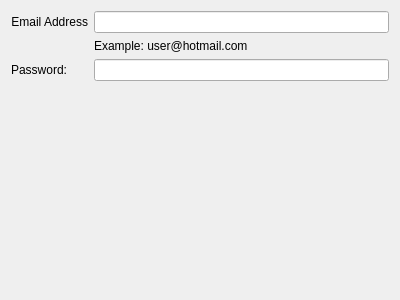
<?xml version="1.0" encoding="UTF-8"?>
<ui version="4.0">
 <class>MandatoryParametersWidget</class>
 <widget class="QWidget" name="MandatoryParametersWidget">
  <property name="geometry">
   <rect>
    <x>0</x>
    <y>0</y>
    <width>400</width>
    <height>300</height>
   </rect>
  </property>
  <layout class="QFormLayout" name="formLayout">
   <property name="fieldGrowthPolicy">
    <enum>QFormLayout::ExpandingFieldsGrow</enum>
   </property>
   <item row="0" column="0">
    <widget class="QLabel" name="accountLabel">
     <property name="text">
      <string>Email Address</string>
     </property>
     <property name="alignment">
      <set>Qt::AlignRight|Qt::AlignTrailing|Qt::AlignVCenter</set>
     </property>
    </widget>
   </item>
   <item row="0" column="1">
    <widget class="KLineEdit" name="accountLineEdit">
     <property name="showClearButton" stdset="0">
      <bool>false</bool>
     </property>
    </widget>
   </item>
   <item row="2" column="0">
    <widget class="QLabel" name="passwordLabel">
     <property name="text">
      <string>Password:</string>
     </property>
     <property name="alignment">
      <set>Qt::AlignRight|Qt::AlignTrailing|Qt::AlignVCenter</set>
     </property>
    </widget>
   </item>
   <item row="2" column="1">
    <widget class="KLineEdit" name="passwordLineEdit">
     <property name="echoMode">
      <enum>QLineEdit::Password</enum>
     </property>
     <property name="showClearButton" stdset="0">
      <bool>true</bool>
     </property>
     <property name="passwordMode">
      <bool>true</bool>
     </property>
    </widget>
   </item>
   <item row="1" column="1">
    <widget class="QLabel" name="label">
     <property name="text">
      <string>Example: user@hotmail.com</string>
     </property>
    </widget>
   </item>
  </layout>
 </widget>
 <customwidgets>
  <customwidget>
   <class>KLineEdit</class>
   <extends>QLineEdit</extends>
   <header>klineedit.h</header>
  </customwidget>
 </customwidgets>
 <resources/>
 <connections/>
</ui>
